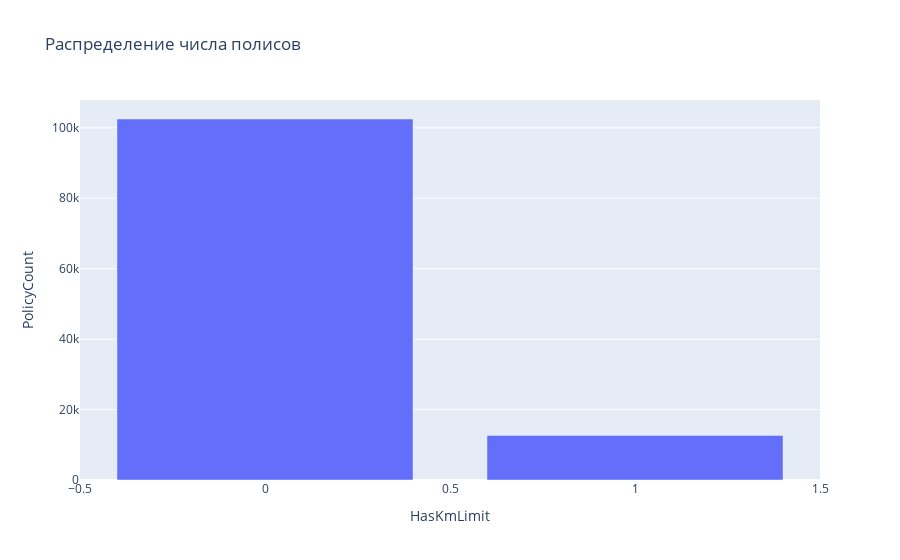

This figure's notebook cell:
### Code cell
fig = px.bar(df_group_kmlimit, x='HasKmLimit', y='PolicyCount', title='Распределение числа полисов')
fig.show()

### Figure 1 — Plotly figure (JSON) as saved in the notebook; plotly's stock layout.template omitted (floating-point values rounded to 4 significant figures)
{"data": [{"alignmentgroup": "True", "hoverlabel": {"namelength": 0}, "hovertemplate": "HasKmLimit=%{x}<br>PolicyCount=%{y}", "legendgroup": "", "marker": {"color": "#636efa"}, "name": "", "offsetgroup": "", "orientation": "v", "showlegend": false, "textposition": "auto", "type": "bar", "x": [0, 1], "xaxis": "x", "y": [102495, 12660], "yaxis": "y"}], "layout": {"barmode": "relative", "legend": {"tracegroupgap": 0}, "title": {"text": "Распределение числа полисов"}, "xaxis": {"anchor": "y", "domain": [0, 1], "title": {"text": "HasKmLimit"}}, "yaxis": {"anchor": "x", "domain": [0, 1], "title": {"text": "PolicyCount"}}}}
